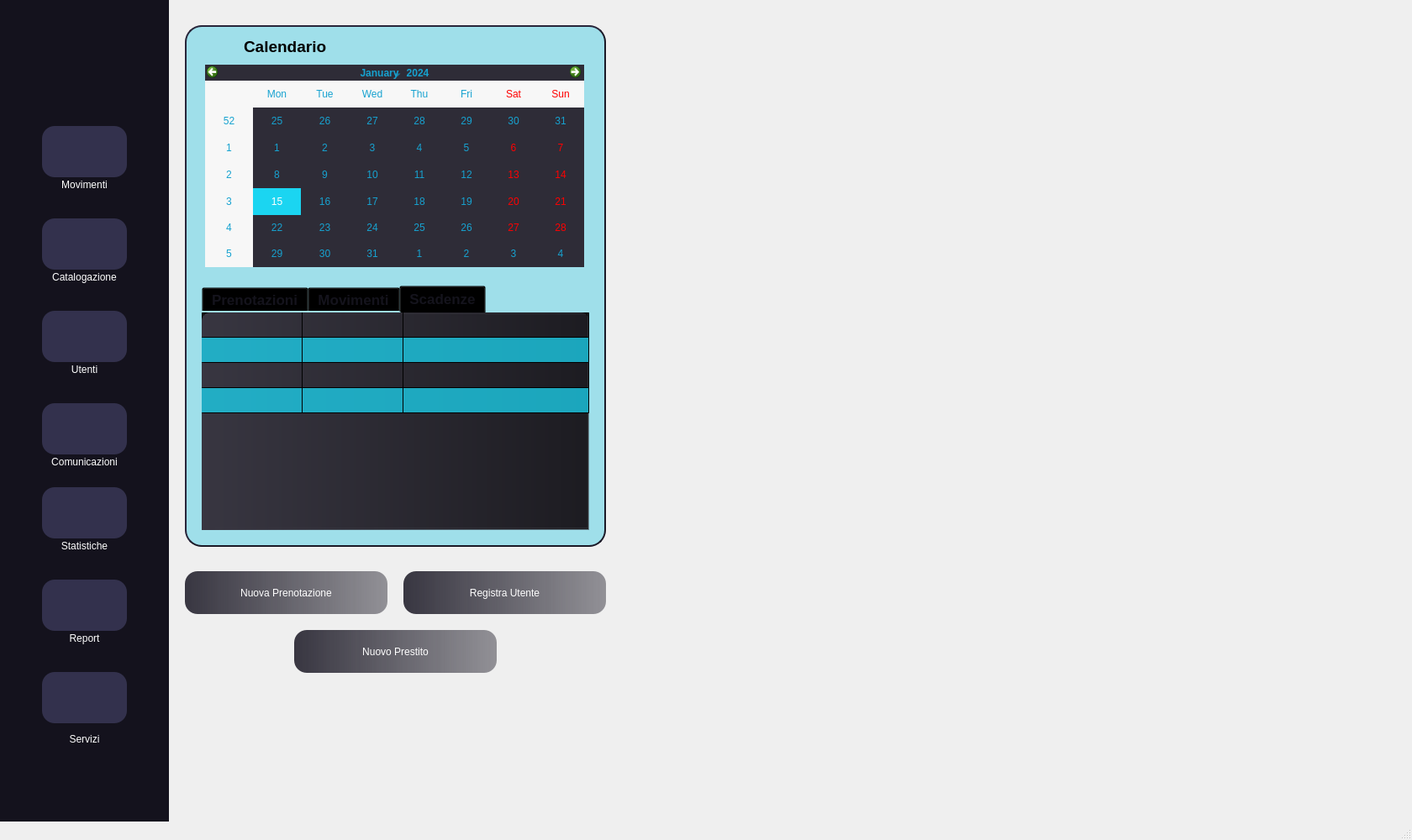
<?xml version="1.0" encoding="UTF-8"?>
<ui version="4.0">
 <class>Home</class>
 <widget class="QMainWindow" name="Home">
  <property name="geometry">
   <rect>
    <x>0</x>
    <y>0</y>
    <width>1680</width>
    <height>1000</height>
   </rect>
  </property>
  <property name="minimumSize">
   <size>
    <width>1680</width>
    <height>1000</height>
   </size>
  </property>
  <property name="maximumSize">
   <size>
    <width>1680</width>
    <height>1000</height>
   </size>
  </property>
  <property name="windowTitle">
   <string>Babelib</string>
  </property>
  <widget class="QWidget" name="centralwidget">
   <widget class="QPushButton" name="newreservButton">
    <property name="geometry">
     <rect>
      <x>220</x>
      <y>680</y>
      <width>241</width>
      <height>51</height>
     </rect>
    </property>
    <property name="autoFillBackground">
     <bool>false</bool>
    </property>
    <property name="styleSheet">
     <string notr="true">color:rgb(255, 255, 255);
font: 14pt &quot;Source Code Pro for Powerline&quot;;
border-radius:15px;
background-color:qlineargradient(spread:reflect, x1:0, y1:0, x2:1, y2:0, stop:0 rgba(56, 54, 65, 255), stop:1 rgba(56, 54, 65, 130))</string>
    </property>
    <property name="text">
     <string>Nuova Prenotazione</string>
    </property>
    <property name="icon">
     <iconset>
      <normaloff>images/Icona Prenotazione.png</normaloff>images/Icona Prenotazione.png</iconset>
    </property>
    <property name="iconSize">
     <size>
      <width>36</width>
      <height>36</height>
     </size>
    </property>
   </widget>
   <widget class="QPushButton" name="newuserButton">
    <property name="geometry">
     <rect>
      <x>480</x>
      <y>680</y>
      <width>241</width>
      <height>51</height>
     </rect>
    </property>
    <property name="styleSheet">
     <string notr="true">background-color: rgb(27, 25, 39);
color:rgb(255, 255, 255);
font: 14pt &quot;Source Code Pro for Powerline&quot;;
border-radius:15px;
background-color:qlineargradient(spread:reflect, x1:0, y1:0, x2:1, y2:0, stop:0 rgba(56, 54, 65, 255), stop:1 rgba(56, 54, 65, 130))</string>
    </property>
    <property name="text">
     <string>Registra Utente</string>
    </property>
    <property name="icon">
     <iconset>
      <normaloff>images/Icona User.png</normaloff>images/Icona User.png</iconset>
    </property>
    <property name="iconSize">
     <size>
      <width>32</width>
      <height>32</height>
     </size>
    </property>
   </widget>
   <widget class="QFrame" name="frame">
    <property name="geometry">
     <rect>
      <x>220</x>
      <y>30</y>
      <width>501</width>
      <height>621</height>
     </rect>
    </property>
    <property name="styleSheet">
     <string notr="true">border-radius: 20px;
border-style: outset;
border-width: 2px;
border-color:rgb(27,25,39);
background-color:rgba(0, 192, 225, 85)</string>
    </property>
    <property name="frameShape">
     <enum>QFrame::StyledPanel</enum>
    </property>
    <property name="frameShadow">
     <enum>QFrame::Raised</enum>
    </property>
    <widget class="QCalendarWidget" name="service_reservation_calendar_widget">
     <property name="geometry">
      <rect>
       <x>24</x>
       <y>47</y>
       <width>451</width>
       <height>241</height>
      </rect>
     </property>
     <property name="tabletTracking">
      <bool>false</bool>
     </property>
     <property name="accessibleName">
      <string/>
     </property>
     <property name="layoutDirection">
      <enum>Qt::LeftToRight</enum>
     </property>
     <property name="autoFillBackground">
      <bool>false</bool>
     </property>
     <property name="styleSheet">
      <string notr="true">background-color: rgb(46, 44, 55);
color:rgb(22, 162, 208);
selection-background-color: rgb(27, 213, 241);
border:none;</string>
     </property>
     <property name="gridVisible">
      <bool>false</bool>
     </property>
     <property name="navigationBarVisible">
      <bool>true</bool>
     </property>
    </widget>
    <widget class="QTabWidget" name="main_tab_widget">
     <property name="geometry">
      <rect>
       <x>20</x>
       <y>310</y>
       <width>461</width>
       <height>291</height>
      </rect>
     </property>
     <property name="font">
      <font>
       <pointsize>13</pointsize>
       <weight>75</weight>
       <bold>true</bold>
      </font>
     </property>
     <property name="styleSheet">
      <string notr="true">font-size: 13pt;
color:rgb(20, 19, 28,255);
background-color: transparent;
border:none;</string>
     </property>
     <property name="currentIndex">
      <number>2</number>
     </property>
     <widget class="QWidget" name="tab_3">
      <attribute name="title">
       <string>Prenotazioni</string>
      </attribute>
      <widget class="QTableWidget" name="reservation_table_widget">
       <property name="enabled">
        <bool>true</bool>
       </property>
       <property name="geometry">
        <rect>
         <x>0</x>
         <y>0</y>
         <width>461</width>
         <height>271</height>
        </rect>
       </property>
       <property name="sizePolicy">
        <sizepolicy hsizetype="Preferred" vsizetype="Preferred">
         <horstretch>40</horstretch>
         <verstretch>40</verstretch>
        </sizepolicy>
       </property>
       <property name="minimumSize">
        <size>
         <width>100</width>
         <height>200</height>
        </size>
       </property>
       <property name="sizeIncrement">
        <size>
         <width>0</width>
         <height>0</height>
        </size>
       </property>
       <property name="font">
        <font>
         <family>Source Code Pro for Powerline</family>
         <pointsize>14</pointsize>
         <weight>50</weight>
         <italic>false</italic>
         <bold>false</bold>
        </font>
       </property>
       <property name="tabletTracking">
        <bool>false</bool>
       </property>
       <property name="focusPolicy">
        <enum>Qt::StrongFocus</enum>
       </property>
       <property name="styleSheet">
        <string notr="true">background-color: rgb(27, 25, 39);
color:rgb(255, 255, 255);
font: 14pt &quot;Source Code Pro for Powerline&quot;;
background-color:qlineargradient(spread:reflect, x1:0, y1:0, x2:1, y2:0, stop:0 rgba(56, 54, 65, 255), stop:1 rgba(56, 54, 65, 130));
qproperty-alignment: 'AlignLeft';
qproperty-wordWrap: true;
alternate-background-color: rgb(27, 213, 241,190);
border:none;
border-radius:10px;</string>
       </property>
       <property name="lineWidth">
        <number>1</number>
       </property>
       <property name="verticalScrollBarPolicy">
        <enum>Qt::ScrollBarAsNeeded</enum>
       </property>
       <property name="horizontalScrollBarPolicy">
        <enum>Qt::ScrollBarAlwaysOff</enum>
       </property>
       <property name="alternatingRowColors">
        <bool>true</bool>
       </property>
       <property name="rowCount">
        <number>5</number>
       </property>
       <attribute name="horizontalHeaderVisible">
        <bool>false</bool>
       </attribute>
       <attribute name="horizontalHeaderCascadingSectionResizes">
        <bool>false</bool>
       </attribute>
       <attribute name="horizontalHeaderDefaultSectionSize">
        <number>120</number>
       </attribute>
       <attribute name="horizontalHeaderHighlightSections">
        <bool>false</bool>
       </attribute>
       <attribute name="horizontalHeaderMinimumSectionSize">
        <number>30</number>
       </attribute>
       <attribute name="horizontalHeaderShowSortIndicator" stdset="0">
        <bool>false</bool>
       </attribute>
       <attribute name="horizontalHeaderStretchLastSection">
        <bool>true</bool>
       </attribute>
       <attribute name="verticalHeaderVisible">
        <bool>false</bool>
       </attribute>
       <attribute name="verticalHeaderCascadingSectionResizes">
        <bool>false</bool>
       </attribute>
       <attribute name="verticalHeaderHighlightSections">
        <bool>true</bool>
       </attribute>
       <attribute name="verticalHeaderShowSortIndicator" stdset="0">
        <bool>false</bool>
       </attribute>
       <attribute name="verticalHeaderStretchLastSection">
        <bool>false</bool>
       </attribute>
       <row>
        <property name="text">
         <string>New Row</string>
        </property>
       </row>
       <row>
        <property name="text">
         <string>New Row</string>
        </property>
       </row>
       <row>
        <property name="text">
         <string>New Row</string>
        </property>
       </row>
       <row>
        <property name="text">
         <string>New Row</string>
        </property>
       </row>
       <row>
        <property name="text">
         <string>New Row</string>
        </property>
       </row>
       <column>
        <property name="text">
         <string>Nome</string>
        </property>
        <property name="font">
         <font>
          <weight>75</weight>
          <bold>true</bold>
         </font>
        </property>
        <property name="textAlignment">
         <set>AlignLeading|AlignBottom</set>
        </property>
       </column>
       <column>
        <property name="text">
         <string>Data</string>
        </property>
        <property name="font">
         <font>
          <weight>75</weight>
          <bold>true</bold>
         </font>
        </property>
       </column>
       <column>
        <property name="text">
         <string>Fascia Oraria</string>
        </property>
        <property name="font">
         <font>
          <weight>75</weight>
          <bold>true</bold>
         </font>
        </property>
       </column>
       <column>
        <property name="text">
         <string>Posto</string>
        </property>
        <property name="font">
         <font>
          <weight>75</weight>
          <bold>true</bold>
         </font>
        </property>
       </column>
       <item row="0" column="0">
        <property name="text">
         <string/>
        </property>
        <property name="textAlignment">
         <set>AlignLeading|AlignVCenter</set>
        </property>
       </item>
       <item row="0" column="1">
        <property name="text">
         <string/>
        </property>
       </item>
       <item row="0" column="2">
        <property name="text">
         <string/>
        </property>
       </item>
       <item row="0" column="3">
        <property name="text">
         <string/>
        </property>
       </item>
       <item row="1" column="0">
        <property name="text">
         <string/>
        </property>
       </item>
       <item row="1" column="1">
        <property name="text">
         <string/>
        </property>
       </item>
       <item row="1" column="2">
        <property name="text">
         <string/>
        </property>
       </item>
       <item row="1" column="3">
        <property name="text">
         <string/>
        </property>
       </item>
       <item row="2" column="0">
        <property name="text">
         <string/>
        </property>
       </item>
       <item row="2" column="1">
        <property name="text">
         <string/>
        </property>
       </item>
       <item row="2" column="2">
        <property name="text">
         <string/>
        </property>
       </item>
       <item row="2" column="3">
        <property name="text">
         <string/>
        </property>
       </item>
       <item row="3" column="0">
        <property name="text">
         <string/>
        </property>
       </item>
       <item row="4" column="0">
        <property name="text">
         <string/>
        </property>
       </item>
      </widget>
     </widget>
     <widget class="QWidget" name="tab_4">
      <attribute name="title">
       <string>Movimenti</string>
      </attribute>
      <widget class="QTableWidget" name="reservation_table_widget_2">
       <property name="enabled">
        <bool>true</bool>
       </property>
       <property name="geometry">
        <rect>
         <x>0</x>
         <y>0</y>
         <width>461</width>
         <height>271</height>
        </rect>
       </property>
       <property name="sizePolicy">
        <sizepolicy hsizetype="Preferred" vsizetype="Preferred">
         <horstretch>40</horstretch>
         <verstretch>40</verstretch>
        </sizepolicy>
       </property>
       <property name="minimumSize">
        <size>
         <width>100</width>
         <height>200</height>
        </size>
       </property>
       <property name="sizeIncrement">
        <size>
         <width>0</width>
         <height>0</height>
        </size>
       </property>
       <property name="tabletTracking">
        <bool>false</bool>
       </property>
       <property name="styleSheet">
        <string notr="true">background-color: rgb(27, 25, 39);
color:rgb(255, 255, 255);
font: 14pt &quot;Source Code Pro for Powerline&quot;;
background-color:qlineargradient(spread:reflect, x1:0, y1:0, x2:1, y2:0, stop:0 rgba(56, 54, 65, 255), stop:1 rgba(56, 54, 65, 130));
qproperty-alignment: 'AlignLeft';
qproperty-wordWrap: true;
alternate-background-color: rgb(27, 213, 241,190);
border:none;
border-radius:10px;</string>
       </property>
       <property name="lineWidth">
        <number>1</number>
       </property>
       <property name="verticalScrollBarPolicy">
        <enum>Qt::ScrollBarAsNeeded</enum>
       </property>
       <property name="horizontalScrollBarPolicy">
        <enum>Qt::ScrollBarAlwaysOff</enum>
       </property>
       <property name="alternatingRowColors">
        <bool>true</bool>
       </property>
       <property name="rowCount">
        <number>4</number>
       </property>
       <attribute name="horizontalHeaderVisible">
        <bool>false</bool>
       </attribute>
       <attribute name="horizontalHeaderCascadingSectionResizes">
        <bool>false</bool>
       </attribute>
       <attribute name="horizontalHeaderDefaultSectionSize">
        <number>120</number>
       </attribute>
       <attribute name="horizontalHeaderHighlightSections">
        <bool>false</bool>
       </attribute>
       <attribute name="horizontalHeaderMinimumSectionSize">
        <number>30</number>
       </attribute>
       <attribute name="horizontalHeaderShowSortIndicator" stdset="0">
        <bool>false</bool>
       </attribute>
       <attribute name="horizontalHeaderStretchLastSection">
        <bool>true</bool>
       </attribute>
       <attribute name="verticalHeaderVisible">
        <bool>false</bool>
       </attribute>
       <attribute name="verticalHeaderCascadingSectionResizes">
        <bool>false</bool>
       </attribute>
       <attribute name="verticalHeaderHighlightSections">
        <bool>true</bool>
       </attribute>
       <attribute name="verticalHeaderShowSortIndicator" stdset="0">
        <bool>false</bool>
       </attribute>
       <attribute name="verticalHeaderStretchLastSection">
        <bool>false</bool>
       </attribute>
       <row>
        <property name="text">
         <string>New Row</string>
        </property>
       </row>
       <row>
        <property name="text">
         <string>New Row</string>
        </property>
       </row>
       <row>
        <property name="text">
         <string>New Row</string>
        </property>
       </row>
       <row>
        <property name="text">
         <string>New Row</string>
        </property>
       </row>
       <column>
        <property name="text">
         <string>Movimento</string>
        </property>
        <property name="font">
         <font>
          <weight>75</weight>
          <bold>true</bold>
         </font>
        </property>
        <property name="textAlignment">
         <set>AlignHCenter|AlignBottom</set>
        </property>
       </column>
       <column>
        <property name="text">
         <string>Utente</string>
        </property>
        <property name="font">
         <font>
          <weight>75</weight>
          <bold>true</bold>
         </font>
        </property>
       </column>
       <column>
        <property name="text">
         <string>Documento</string>
        </property>
        <property name="font">
         <font>
          <weight>75</weight>
          <bold>true</bold>
         </font>
        </property>
       </column>
       <item row="0" column="0">
        <property name="text">
         <string/>
        </property>
        <property name="textAlignment">
         <set>AlignLeading|AlignVCenter</set>
        </property>
       </item>
       <item row="1" column="0">
        <property name="text">
         <string/>
        </property>
       </item>
      </widget>
     </widget>
     <widget class="QWidget" name="tab_5">
      <attribute name="title">
       <string>Scadenze</string>
      </attribute>
      <widget class="QTableWidget" name="reservation_table_widget_3">
       <property name="enabled">
        <bool>true</bool>
       </property>
       <property name="geometry">
        <rect>
         <x>0</x>
         <y>0</y>
         <width>461</width>
         <height>271</height>
        </rect>
       </property>
       <property name="sizePolicy">
        <sizepolicy hsizetype="Preferred" vsizetype="Preferred">
         <horstretch>40</horstretch>
         <verstretch>40</verstretch>
        </sizepolicy>
       </property>
       <property name="minimumSize">
        <size>
         <width>100</width>
         <height>200</height>
        </size>
       </property>
       <property name="sizeIncrement">
        <size>
         <width>0</width>
         <height>0</height>
        </size>
       </property>
       <property name="tabletTracking">
        <bool>false</bool>
       </property>
       <property name="styleSheet">
        <string notr="true">background-color: rgb(27, 25, 39);
color:rgb(255, 255, 255);
font: 14pt &quot;Source Code Pro for Powerline&quot;;
background-color:qlineargradient(spread:reflect, x1:0, y1:0, x2:1, y2:0, stop:0 rgba(56, 54, 65, 255), stop:1 rgba(56, 54, 65, 130));
qproperty-alignment: 'AlignLeft';
qproperty-wordWrap: true;
alternate-background-color: rgb(27, 213, 241,190);
border:none;
border-radius:10px;</string>
       </property>
       <property name="lineWidth">
        <number>1</number>
       </property>
       <property name="verticalScrollBarPolicy">
        <enum>Qt::ScrollBarAsNeeded</enum>
       </property>
       <property name="horizontalScrollBarPolicy">
        <enum>Qt::ScrollBarAlwaysOff</enum>
       </property>
       <property name="alternatingRowColors">
        <bool>true</bool>
       </property>
       <property name="rowCount">
        <number>4</number>
       </property>
       <attribute name="horizontalHeaderVisible">
        <bool>false</bool>
       </attribute>
       <attribute name="horizontalHeaderCascadingSectionResizes">
        <bool>false</bool>
       </attribute>
       <attribute name="horizontalHeaderDefaultSectionSize">
        <number>120</number>
       </attribute>
       <attribute name="horizontalHeaderHighlightSections">
        <bool>false</bool>
       </attribute>
       <attribute name="horizontalHeaderMinimumSectionSize">
        <number>30</number>
       </attribute>
       <attribute name="horizontalHeaderShowSortIndicator" stdset="0">
        <bool>false</bool>
       </attribute>
       <attribute name="horizontalHeaderStretchLastSection">
        <bool>true</bool>
       </attribute>
       <attribute name="verticalHeaderVisible">
        <bool>false</bool>
       </attribute>
       <attribute name="verticalHeaderCascadingSectionResizes">
        <bool>false</bool>
       </attribute>
       <attribute name="verticalHeaderHighlightSections">
        <bool>true</bool>
       </attribute>
       <attribute name="verticalHeaderShowSortIndicator" stdset="0">
        <bool>false</bool>
       </attribute>
       <attribute name="verticalHeaderStretchLastSection">
        <bool>false</bool>
       </attribute>
       <row>
        <property name="text">
         <string>New Row</string>
        </property>
       </row>
       <row>
        <property name="text">
         <string>New Row</string>
        </property>
       </row>
       <row>
        <property name="text">
         <string>New Row</string>
        </property>
       </row>
       <row>
        <property name="text">
         <string>New Row</string>
        </property>
       </row>
       <column>
        <property name="text">
         <string>Utente</string>
        </property>
        <property name="font">
         <font>
          <weight>75</weight>
          <bold>true</bold>
         </font>
        </property>
        <property name="textAlignment">
         <set>AlignHCenter|AlignBottom</set>
        </property>
       </column>
       <column>
        <property name="text">
         <string>Documento</string>
        </property>
        <property name="font">
         <font>
          <weight>75</weight>
          <bold>true</bold>
         </font>
        </property>
       </column>
       <column>
        <property name="text">
         <string>Prorogato</string>
        </property>
        <property name="font">
         <font>
          <weight>75</weight>
          <bold>true</bold>
         </font>
        </property>
       </column>
       <item row="0" column="0">
        <property name="text">
         <string/>
        </property>
        <property name="textAlignment">
         <set>AlignLeading|AlignVCenter</set>
        </property>
       </item>
       <item row="1" column="0">
        <property name="text">
         <string/>
        </property>
       </item>
       <item row="2" column="0">
        <property name="text">
         <string/>
        </property>
       </item>
       <item row="2" column="1">
        <property name="text">
         <string/>
        </property>
       </item>
       <item row="2" column="2">
        <property name="text">
         <string/>
        </property>
       </item>
       <item row="3" column="0">
        <property name="text">
         <string/>
        </property>
       </item>
      </widget>
     </widget>
    </widget>
    <widget class="QLabel" name="label">
     <property name="geometry">
      <rect>
       <x>70</x>
       <y>17</y>
       <width>111</width>
       <height>16</height>
      </rect>
     </property>
     <property name="font">
      <font>
       <pointsize>14</pointsize>
       <weight>75</weight>
       <bold>true</bold>
       <strikeout>false</strikeout>
      </font>
     </property>
     <property name="styleSheet">
      <string notr="true">border:none;
background-color:transparent;</string>
     </property>
     <property name="text">
      <string>Calendario</string>
     </property>
    </widget>
    <widget class="QLabel" name="label_5">
     <property name="geometry">
      <rect>
       <x>20</x>
       <y>7</y>
       <width>41</width>
       <height>31</height>
      </rect>
     </property>
     <property name="styleSheet">
      <string notr="true">border:none;
background-color:transparent;</string>
     </property>
     <property name="text">
      <string/>
     </property>
     <property name="textFormat">
      <enum>Qt::RichText</enum>
     </property>
     <property name="pixmap">
      <pixmap>images/Calendario.png</pixmap>
     </property>
     <property name="scaledContents">
      <bool>true</bool>
     </property>
    </widget>
   </widget>
   <widget class="QFrame" name="frame_2">
    <property name="geometry">
     <rect>
      <x>0</x>
      <y>0</y>
      <width>201</width>
      <height>981</height>
     </rect>
    </property>
    <property name="styleSheet">
     <string notr="true">border:none;
background-color:rgb(20, 18, 29)
</string>
    </property>
    <property name="frameShape">
     <enum>QFrame::StyledPanel</enum>
    </property>
    <property name="frameShadow">
     <enum>QFrame::Raised</enum>
    </property>
    <widget class="QPushButton" name="serviceButton">
     <property name="geometry">
      <rect>
       <x>50</x>
       <y>800</y>
       <width>101</width>
       <height>61</height>
      </rect>
     </property>
     <property name="styleSheet">
      <string notr="true">QPushButton 
{
border-radius:15px;
background-color: rgb(51, 49, 77);
color:rgb(255, 255, 255);
}
QPushButton::pressed
{
	background-color:rgb(30, 97, 255)
}
</string>
     </property>
     <property name="text">
      <string/>
     </property>
     <property name="icon">
      <iconset>
       <normaloff>images/Icona Servizi.png</normaloff>images/Icona Servizi.png</iconset>
     </property>
     <property name="iconSize">
      <size>
       <width>40</width>
       <height>40</height>
      </size>
     </property>
    </widget>
    <widget class="QPushButton" name="userButton">
     <property name="geometry">
      <rect>
       <x>50</x>
       <y>370</y>
       <width>101</width>
       <height>61</height>
      </rect>
     </property>
     <property name="styleSheet">
      <string notr="true">QPushButton 
{
border-radius:15px;
background-color: rgb(51, 49, 77);
color:rgb(255, 255, 255);
}
QPushButton::pressed
{
	background-color:rgb(30, 97, 255)
}</string>
     </property>
     <property name="text">
      <string/>
     </property>
     <property name="icon">
      <iconset>
       <normaloff>images/Icona Utenti.png</normaloff>images/Icona Utenti.png</iconset>
     </property>
     <property name="iconSize">
      <size>
       <width>40</width>
       <height>40</height>
      </size>
     </property>
    </widget>
    <widget class="QPushButton" name="commButton">
     <property name="geometry">
      <rect>
       <x>50</x>
       <y>480</y>
       <width>101</width>
       <height>61</height>
      </rect>
     </property>
     <property name="styleSheet">
      <string notr="true">QPushButton 
{
border-radius:15px;
background-color: rgb(51, 49, 77);
color:rgb(255, 255, 255);
}
QPushButton::pressed
{
	background-color:rgb(30, 97, 255)
}</string>
     </property>
     <property name="text">
      <string/>
     </property>
     <property name="icon">
      <iconset>
       <normaloff>images/Icona Comunicazioni.png</normaloff>images/Icona Comunicazioni.png</iconset>
     </property>
     <property name="iconSize">
      <size>
       <width>40</width>
       <height>40</height>
      </size>
     </property>
    </widget>
    <widget class="QPushButton" name="statsButton">
     <property name="geometry">
      <rect>
       <x>50</x>
       <y>580</y>
       <width>101</width>
       <height>61</height>
      </rect>
     </property>
     <property name="styleSheet">
      <string notr="true">QPushButton 
{
border-radius:15px;
background-color: rgb(51, 49, 77);
color:rgb(255, 255, 255);
}
QPushButton::pressed
{
	background-color:rgb(30, 97, 255)
}</string>
     </property>
     <property name="text">
      <string/>
     </property>
     <property name="icon">
      <iconset>
       <normaloff>images/Icona Statistiche.png</normaloff>images/Icona Statistiche.png</iconset>
     </property>
     <property name="iconSize">
      <size>
       <width>40</width>
       <height>40</height>
      </size>
     </property>
    </widget>
    <widget class="QPushButton" name="catalogingButton">
     <property name="geometry">
      <rect>
       <x>50</x>
       <y>260</y>
       <width>101</width>
       <height>61</height>
      </rect>
     </property>
     <property name="styleSheet">
      <string notr="true">QPushButton 
{
border-radius:15px;
background-color: rgb(51, 49, 77);
color:rgb(255, 255, 255);
}
QPushButton::pressed
{
	background-color:rgb(30, 97, 255)
}</string>
     </property>
     <property name="text">
      <string/>
     </property>
     <property name="icon">
      <iconset>
       <normaloff>images/Icona Catalogazione.png</normaloff>images/Icona Catalogazione.png</iconset>
     </property>
     <property name="iconSize">
      <size>
       <width>40</width>
       <height>40</height>
      </size>
     </property>
    </widget>
    <widget class="QLabel" name="labelicon">
     <property name="geometry">
      <rect>
       <x>50</x>
       <y>20</y>
       <width>111</width>
       <height>101</height>
      </rect>
     </property>
     <property name="styleSheet">
      <string notr="true">background-color:transparent;</string>
     </property>
     <property name="text">
      <string/>
     </property>
     <property name="textFormat">
      <enum>Qt::RichText</enum>
     </property>
     <property name="pixmap">
      <pixmap>../img/Babelib-removebg-preview.png</pixmap>
     </property>
     <property name="scaledContents">
      <bool>true</bool>
     </property>
    </widget>
    <widget class="QPushButton" name="movementButton">
     <property name="geometry">
      <rect>
       <x>50</x>
       <y>150</y>
       <width>101</width>
       <height>61</height>
      </rect>
     </property>
     <property name="styleSheet">
      <string notr="true">QPushButton 
{
border-radius:15px;
background-color: rgb(51, 49, 77);
color:rgb(255, 255, 255);
}
QPushButton::pressed
{
	background-color:rgb(30, 97, 255)
}</string>
     </property>
     <property name="text">
      <string/>
     </property>
     <property name="icon">
      <iconset>
       <normaloff>images/Icona Movimenti.png</normaloff>images/Icona Movimenti.png</iconset>
     </property>
     <property name="iconSize">
      <size>
       <width>40</width>
       <height>40</height>
      </size>
     </property>
    </widget>
    <widget class="QPushButton" name="reportButton">
     <property name="geometry">
      <rect>
       <x>50</x>
       <y>690</y>
       <width>101</width>
       <height>61</height>
      </rect>
     </property>
     <property name="styleSheet">
      <string notr="true">QPushButton 
{
border-radius:15px;
background-color: rgb(51, 49, 77);
color:rgb(255, 255, 255);
}
QPushButton::pressed
{
	background-color:rgb(30, 97, 255)
}</string>
     </property>
     <property name="text">
      <string/>
     </property>
     <property name="icon">
      <iconset>
       <normaloff>images/Icona Report.png</normaloff>images/Icona Report.png</iconset>
     </property>
     <property name="iconSize">
      <size>
       <width>40</width>
       <height>40</height>
      </size>
     </property>
    </widget>
    <widget class="QLabel" name="label_4">
     <property name="geometry">
      <rect>
       <x>20</x>
       <y>320</y>
       <width>161</width>
       <height>20</height>
      </rect>
     </property>
     <property name="styleSheet">
      <string notr="true">color:rgb(255, 255, 255);
background-color:transparent;</string>
     </property>
     <property name="text">
      <string>Catalogazione</string>
     </property>
     <property name="alignment">
      <set>Qt::AlignCenter</set>
     </property>
    </widget>
    <widget class="QLabel" name="label_7">
     <property name="geometry">
      <rect>
       <x>20</x>
       <y>430</y>
       <width>161</width>
       <height>20</height>
      </rect>
     </property>
     <property name="styleSheet">
      <string notr="true">color:rgb(255, 255, 255);
background-color:transparent;</string>
     </property>
     <property name="text">
      <string>Utenti</string>
     </property>
     <property name="alignment">
      <set>Qt::AlignCenter</set>
     </property>
    </widget>
    <widget class="QLabel" name="label_9">
     <property name="geometry">
      <rect>
       <x>20</x>
       <y>210</y>
       <width>161</width>
       <height>20</height>
      </rect>
     </property>
     <property name="styleSheet">
      <string notr="true">color:rgb(255, 255, 255);
background-color:transparent;</string>
     </property>
     <property name="text">
      <string>Movimenti</string>
     </property>
     <property name="alignment">
      <set>Qt::AlignCenter</set>
     </property>
    </widget>
    <widget class="QLabel" name="label_10">
     <property name="geometry">
      <rect>
       <x>20</x>
       <y>870</y>
       <width>161</width>
       <height>20</height>
      </rect>
     </property>
     <property name="styleSheet">
      <string notr="true">color:rgb(255, 255, 255);
background-color:transparent;</string>
     </property>
     <property name="text">
      <string>Servizi</string>
     </property>
     <property name="alignment">
      <set>Qt::AlignCenter</set>
     </property>
    </widget>
    <widget class="QLabel" name="label_11">
     <property name="geometry">
      <rect>
       <x>20</x>
       <y>750</y>
       <width>161</width>
       <height>20</height>
      </rect>
     </property>
     <property name="styleSheet">
      <string notr="true">color:rgb(255, 255, 255);
background-color:transparent;</string>
     </property>
     <property name="text">
      <string>Report</string>
     </property>
     <property name="alignment">
      <set>Qt::AlignCenter</set>
     </property>
    </widget>
    <widget class="QLabel" name="label_12">
     <property name="geometry">
      <rect>
       <x>20</x>
       <y>540</y>
       <width>161</width>
       <height>20</height>
      </rect>
     </property>
     <property name="styleSheet">
      <string notr="true">color:rgb(255, 255, 255);
background-color:transparent;</string>
     </property>
     <property name="text">
      <string>Comunicazioni</string>
     </property>
     <property name="alignment">
      <set>Qt::AlignCenter</set>
     </property>
    </widget>
    <widget class="QLabel" name="label_13">
     <property name="geometry">
      <rect>
       <x>20</x>
       <y>640</y>
       <width>161</width>
       <height>20</height>
      </rect>
     </property>
     <property name="styleSheet">
      <string notr="true">color:rgb(255, 255, 255);
background-color:transparent;</string>
     </property>
     <property name="text">
      <string>Statistiche</string>
     </property>
     <property name="alignment">
      <set>Qt::AlignCenter</set>
     </property>
    </widget>
   </widget>
   <widget class="QPushButton" name="newloanButton">
    <property name="geometry">
     <rect>
      <x>350</x>
      <y>750</y>
      <width>241</width>
      <height>51</height>
     </rect>
    </property>
    <property name="styleSheet">
     <string notr="true">background-color: rgb(27, 25, 39);
color:rgb(255, 255, 255);
font: 14pt &quot;Source Code Pro for Powerline&quot;;
border-radius:15px;
background-color:qlineargradient(spread:reflect, x1:0, y1:0, x2:1, y2:0, stop:0 rgba(56, 54, 65, 255), stop:1 rgba(56, 54, 65, 130));
qproperty-alignment: 'AlignLeft';
qproperty-wordWrap: true;</string>
    </property>
    <property name="text">
     <string>Nuovo Prestito</string>
    </property>
    <property name="icon">
     <iconset>
      <normaloff>images/Icona Prestito.png</normaloff>images/Icona Prestito.png</iconset>
    </property>
    <property name="iconSize">
     <size>
      <width>40</width>
      <height>40</height>
     </size>
    </property>
   </widget>
   <widget class="QLabel" name="label_6">
    <property name="geometry">
     <rect>
      <x>110</x>
      <y>0</y>
      <width>1571</width>
      <height>1001</height>
     </rect>
    </property>
    <property name="text">
     <string/>
    </property>
    <property name="textFormat">
     <enum>Qt::RichText</enum>
    </property>
    <property name="scaledContents">
     <bool>true</bool>
    </property>
   </widget>
   <zorder>label_6</zorder>
   <zorder>frame</zorder>
   <zorder>newreservButton</zorder>
   <zorder>newuserButton</zorder>
   <zorder>frame_2</zorder>
   <zorder>newloanButton</zorder>
  </widget>
  <widget class="QStatusBar" name="statusbar"/>
  <action name="actionModifica">
   <property name="text">
    <string>Modifica</string>
   </property>
  </action>
 </widget>
 <resources/>
 <connections/>
</ui>
